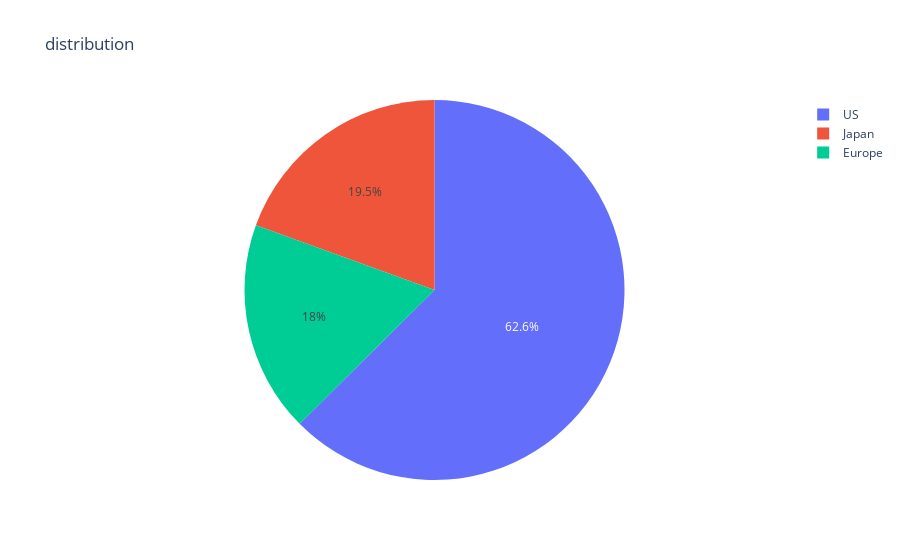

Notebook cell for this chart:
### Code cell
pie = px.pie(names=df.Origin,title='distribution ', )
pie.show()

### Figure 1 — Plotly figure (JSON) as saved in the notebook; plotly's stock layout.template omitted (floating-point values rounded to 4 significant figures; data arrays with more than 128 entries replaced by an {"elided": "..."} marker saying what was removed)
{"data": [{"domain": {"x": [0, 1], "y": [0, 1]}, "hovertemplate": "label=%{label}<extra></extra>", "labels": {"elided": "406 str values"}, "legendgroup": "", "name": "", "showlegend": true, "type": "pie"}], "layout": {"legend": {"tracegroupgap": 0}, "title": {"text": "distribution "}}}
